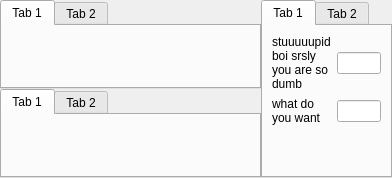
  <widget class="QWidget" name="centralwidget">
   <property name="sizePolicy">
    <sizepolicy hsizetype="Preferred" vsizetype="Expanding">
     <horstretch>0</horstretch>
     <verstretch>0</verstretch>
    </sizepolicy>
   </property>
   <layout class="QGridLayout" name="gridLayout" rowstretch="0,0" columnstretch="2,1">
    <property name="leftMargin">
     <number>0</number>
    </property>
    <property name="topMargin">
     <number>0</number>
    </property>
    <property name="rightMargin">
     <number>0</number>
    </property>
    <property name="bottomMargin">
     <number>0</number>
    </property>
    <property name="spacing">
     <number>0</number>
    </property>
    <item row="0" column="1" rowspan="2">
     <widget class="QTabWidget" name="tabWidget_2">
      <widget class="QWidget" name="tab_3">
       <attribute name="title">
        <string>Tab 1</string>
       </attribute>
       <layout class="QVBoxLayout">
        <item>
         <layout class="QGridLayout" name="gridLayout_2" columnstretch="1,1">
          <item row="0" column="0">
           <widget class="QLabel" name="label">
            <property name="sizePolicy">
             <sizepolicy hsizetype="Preferred" vsizetype="Preferred">
              <horstretch>0</horstretch>
              <verstretch>0</verstretch>
             </sizepolicy>
            </property>
            <property name="text">
             <string>stuuuuupid boi srsly you are so dumb</string>
            </property>
            <property name="wordWrap">
             <bool>true</bool>
            </property>
           </widget>
          </item>
          <item row="0" column="1">
           <widget class="QLineEdit" name="lineEdit">
            <property name="sizePolicy">
             <sizepolicy hsizetype="Expanding" vsizetype="Fixed">
              <horstretch>0</horstretch>
              <verstretch>0</verstretch>
             </sizepolicy>
            </property>
           </widget>
          </item>
          <item row="1" column="0">
           <widget class="QLabel" name="label_2">
            <property name="sizePolicy">
             <sizepolicy hsizetype="Preferred" vsizetype="Preferred">
              <horstretch>0</horstretch>
              <verstretch>0</verstretch>
             </sizepolicy>
            </property>
            <property name="text">
             <string>what do you want</string>
            </property>
            <property name="wordWrap">
             <bool>true</bool>
            </property>
           </widget>
          </item>
          <item row="1" column="1">
           <widget class="QLineEdit" name="lineEdit_2">
            <property name="sizePolicy">
             <sizepolicy hsizetype="Expanding" vsizetype="Fixed">
              <horstretch>0</horstretch>
              <verstretch>0</verstretch>
             </sizepolicy>
            </property>
           </widget>
          </item>
         </layout>
        </item>
        <item>
         <spacer name="verticalSpacer">
          <property name="orientation">
           <enum>Qt::Vertical</enum>
          </property>
          <property name="sizeHint" stdset="0">
           <size>
            <width>20</width>
            <height>40</height>
           </size>
          </property>
         </spacer>
        </item>
       </layout>
      </widget>
      <widget class="QWidget" name="tab_4">
       <attribute name="title">
        <string>Tab 2</string>
       </attribute>
      </widget>
     </widget>
    </item>
    <item row="1" column="0">
     <widget class="QTabWidget" name="tabWidget_3">
      <widget class="QWidget" name="tab_5">
       <attribute name="title">
        <string>Tab 1</string>
       </attribute>
      </widget>
      <widget class="QWidget" name="tab_6">
       <attribute name="title">
        <string>Tab 2</string>
       </attribute>
      </widget>
     </widget>
    </item>
    <item row="0" column="0">
     <widget class="QTabWidget" name="tabWidget">
      <property name="currentIndex">
       <number>0</number>
      </property>
      <widget class="QWidget" name="tab">
       <attribute name="title">
        <string>Tab 1</string>
       </attribute>
      </widget>
      <widget class="QWidget" name="tab_2">
       <attribute name="title">
        <string>Tab 2</string>
       </attribute>
      </widget>
     </widget>
    </item>
   </layout>
  </widget>
